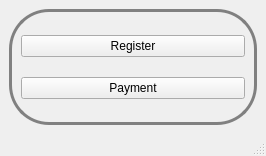
<?xml version="1.0" encoding="UTF-8"?>
<ui version="4.0">
 <class>choice</class>
 <widget class="QMainWindow" name="choice">
  <property name="geometry">
   <rect>
    <x>0</x>
    <y>0</y>
    <width>266</width>
    <height>156</height>
   </rect>
  </property>
  <property name="windowTitle">
   <string>MainWindow</string>
  </property>
  <widget class="QWidget" name="centralwidget">
   <layout class="QGridLayout" name="gridLayout">
    <item row="0" column="0">
     <widget class="QFrame" name="loginFrame">
      <property name="font">
       <font>
        <underline>false</underline>
       </font>
      </property>
      <property name="styleSheet">
       <string notr="true">#MainWindow{
background: gray;
}

#loginFrame{
border:3px solid gray;
border-radius: 40px;
background:qradialgradient(spread:pad, cx:0.5, cy:0.5, radius:0.5, fx:0.5, fy:0.5, stop:0 rgba(0, 0, 0, 0), stop:0.52 rgba(0, 0, 0, 0), stop:0.565 rgba(82, 121, 76, 33), stop:0.65 rgba(159, 235, 148, 64), stop:0.721925 rgba(255, 238, 150, 129), stop:0.77 rgba(255, 128, 128, 204), stop:0.89 rgba(191, 128, 255, 64), stop:1 rgba(0, 0, 0, 0))rgb(255, 255, 127)qradialgradient(spread:pad, cx:0.5, cy:0.5, radius:2, fx:0.5, fy:0.5, stop:0 rgba(117, 73, 133, 183), stop:1 rgba(255, 255, 255, 255))
}

QLineEdit {
padding: 1px;
border-style: solid;
border: 2px solid gray;
border-radius: 8px;
}</string>
      </property>
      <property name="frameShape">
       <enum>QFrame::StyledPanel</enum>
      </property>
      <property name="frameShadow">
       <enum>QFrame::Raised</enum>
      </property>
      <layout class="QGridLayout" name="gridLayout_2">
       <item row="0" column="0">
        <widget class="QPushButton" name="registerButton">
         <property name="cursor">
          <cursorShape>PointingHandCursor</cursorShape>
         </property>
         <property name="text">
          <string>Register</string>
         </property>
        </widget>
       </item>
       <item row="1" column="0">
        <widget class="QPushButton" name="paymentButton">
         <property name="cursor">
          <cursorShape>PointingHandCursor</cursorShape>
         </property>
         <property name="text">
          <string>Payment</string>
         </property>
        </widget>
       </item>
      </layout>
     </widget>
    </item>
   </layout>
  </widget>
  <widget class="QMenuBar" name="menubar">
   <property name="geometry">
    <rect>
     <x>0</x>
     <y>0</y>
     <width>266</width>
     <height>21</height>
    </rect>
   </property>
  </widget>
  <widget class="QStatusBar" name="statusbar"/>
 </widget>
 <resources/>
 <connections>
  <connection>
   <sender>registerButton</sender>
   <signal>clicked()</signal>
   <receiver>choice</receiver>
   <slot>changeFormReg()</slot>
   <hints>
    <hint type="sourcelabel">
     <x>127</x>
     <y>53</y>
    </hint>
    <hint type="destinationlabel">
     <x>141</x>
     <y>131</y>
    </hint>
   </hints>
  </connection>
 </connections>
 <slots>
  <slot>changeFormReg()</slot>
 </slots>
</ui>
